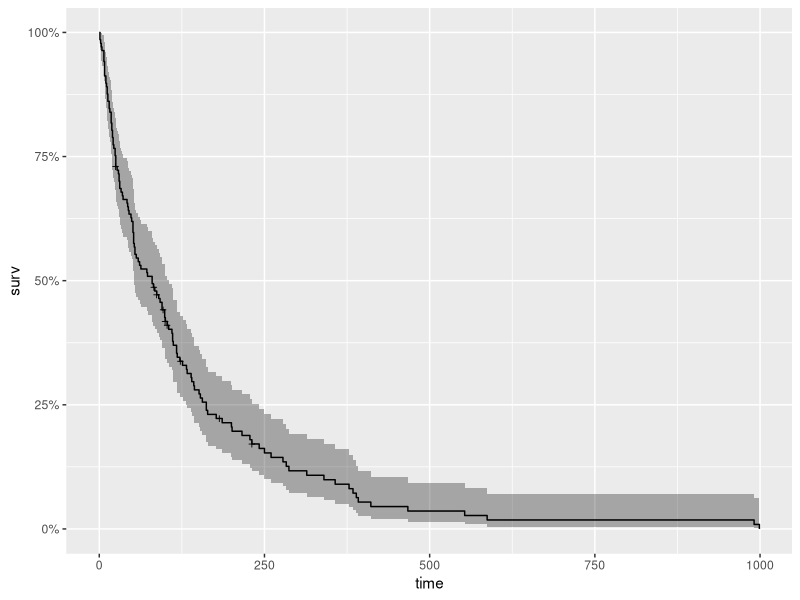
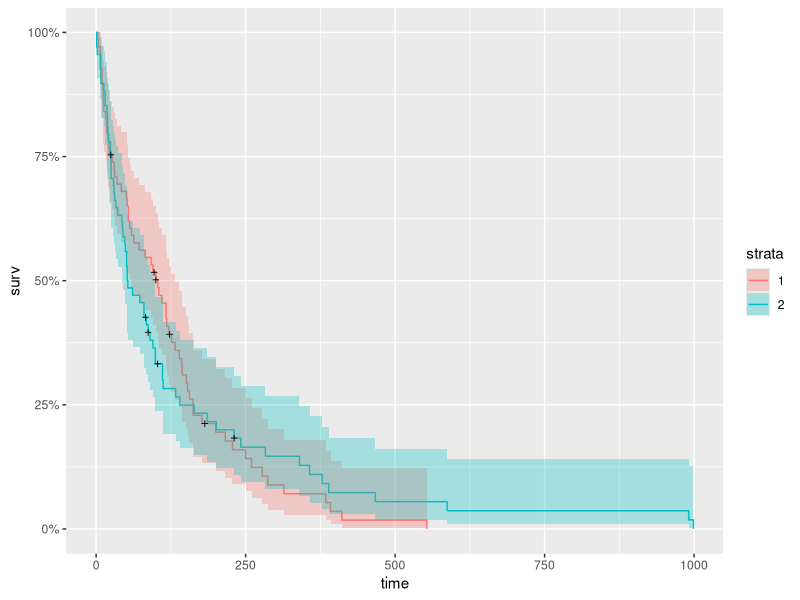
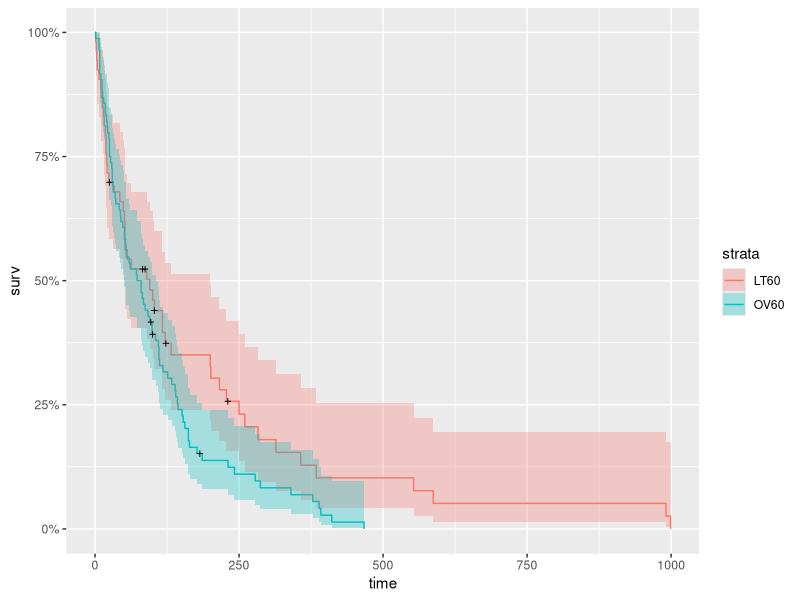
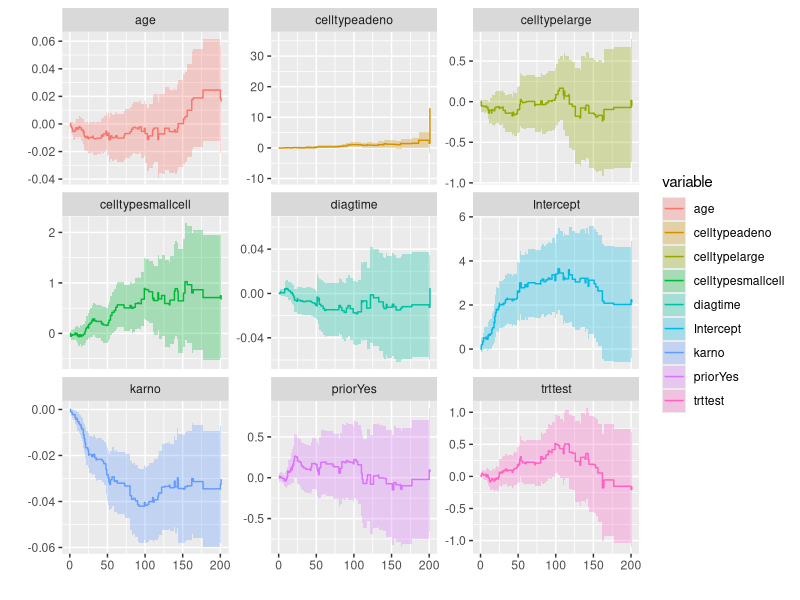
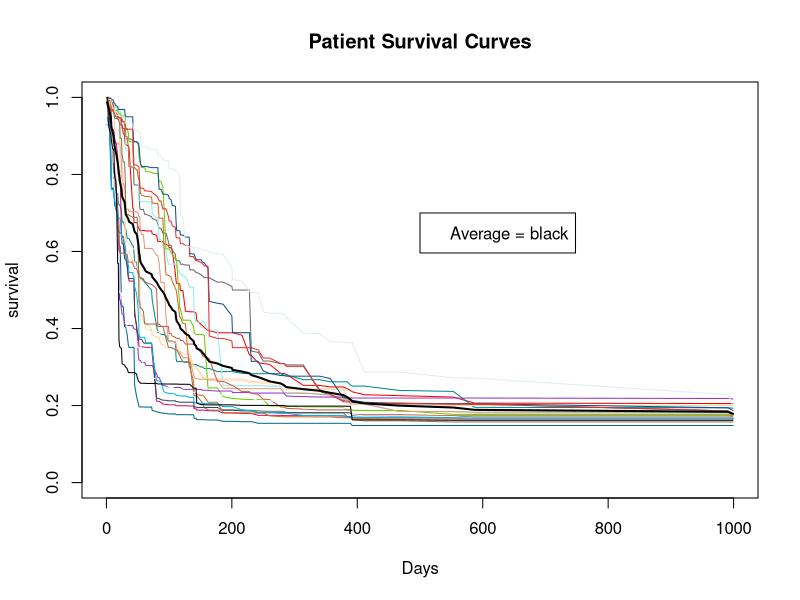

The R source for these figures, in order:
#-----------------------
# Survival analysis in R
#-----------------------

library(survival)
library(ranger)
library(ggplot2)
library(dplyr)
library(ggfortify)

data(veteran)
head(veteran)

km = with(veteran, Surv(time, status))
head(km,80)

#  Kaplan-Meier estimates of the probability of survival over time
km_fit = survfit(Surv(time, status) ~ 1, data=veteran)
summary(km_fit, times = c(1,30,60,90*(1:10)))
autoplot(km_fit)

# Kaplan-Meier survival curves by treatment
km_trt_fit <- survfit(Surv(time, status) ~ trt, data=veteran)
autoplot(km_trt_fit)

# by age (<60)
vet = mutate(veteran, AG = ifelse((age < 60), "LT60", "OV60"),
              AG = factor(AG),
              trt = factor(trt,labels=c("standard","test")),
              prior = factor(prior,labels=c("N0","Yes")))

km_AG_fit = survfit(Surv(time, status) ~ AG, data=vet)
autoplot(km_AG_fit)

# Cox proportional hazard model
cox <- coxph(Surv(time, status) ~ trt + celltype + karno  + diagtime + age + prior , data = vet)
summary(cox)

aa_fit <-aareg(Surv(time, status) ~ trt + celltype +
                 karno + diagtime + age + prior , 
               data = vet)
aa_fit

## Call:
## aareg(formula = Surv(time, status) ~ trt + celltype + karno + 
##     diagtime + age + prior, data = vet)
## 
##   n= 137 
##     75 out of 97 unique event times used
## 
##                       slope      coef se(coef)      z        p
## Intercept          0.083400  3.81e-02 1.09e-02  3.490 4.79e-04
## trttest            0.006730  2.49e-03 2.58e-03  0.967 3.34e-01
## celltypesmallcell  0.015000  7.30e-03 3.38e-03  2.160 3.09e-02
## celltypeadeno      0.018400  1.03e-02 4.20e-03  2.450 1.42e-02
## celltypelarge     -0.001090 -6.21e-04 2.71e-03 -0.229 8.19e-01
## karno             -0.001180 -4.37e-04 8.77e-05 -4.980 6.28e-07
## diagtime          -0.000243 -4.92e-05 1.64e-04 -0.300 7.65e-01
## age               -0.000246 -6.27e-05 1.28e-04 -0.491 6.23e-01
## priorYes           0.003300  1.54e-03 2.86e-03  0.539 5.90e-01
## 
## Chisq=41.62 on 8 df, p=1.6e-06; test weights=aalen

#summary(aa_fit)  # provides a more complete summary of results
autoplot(aa_fit)



# random forest model

# ranger model
r_fit <- ranger(Surv(time, status) ~ trt + celltype + 
                  karno + diagtime + age + prior,
                data = vet,
                mtry = 4,
                importance = "permutation",
                splitrule = "extratrees",
                verbose = TRUE)

# Average the survival models
death_times <- r_fit$unique.death.times 
surv_prob <- data.frame(r_fit$survival)
avg_prob <- sapply(surv_prob,mean)

# Plot the survival models for each patient
plot(r_fit$unique.death.times,r_fit$survival[1,], type = "l", ylim = c(0,1),
     col = "red",xlab = "Days",ylab = "survival", main = "Patient Survival Curves")
cols <- colors()
for (n in sample(c(2:dim(vet)[1]), 20)){
  lines(r_fit$unique.death.times, r_fit$survival[n,], type = "l", col = cols[n])}
lines(death_times, avg_prob, lwd = 2)
legend(500, 0.7, legend = c('Average = black'))
